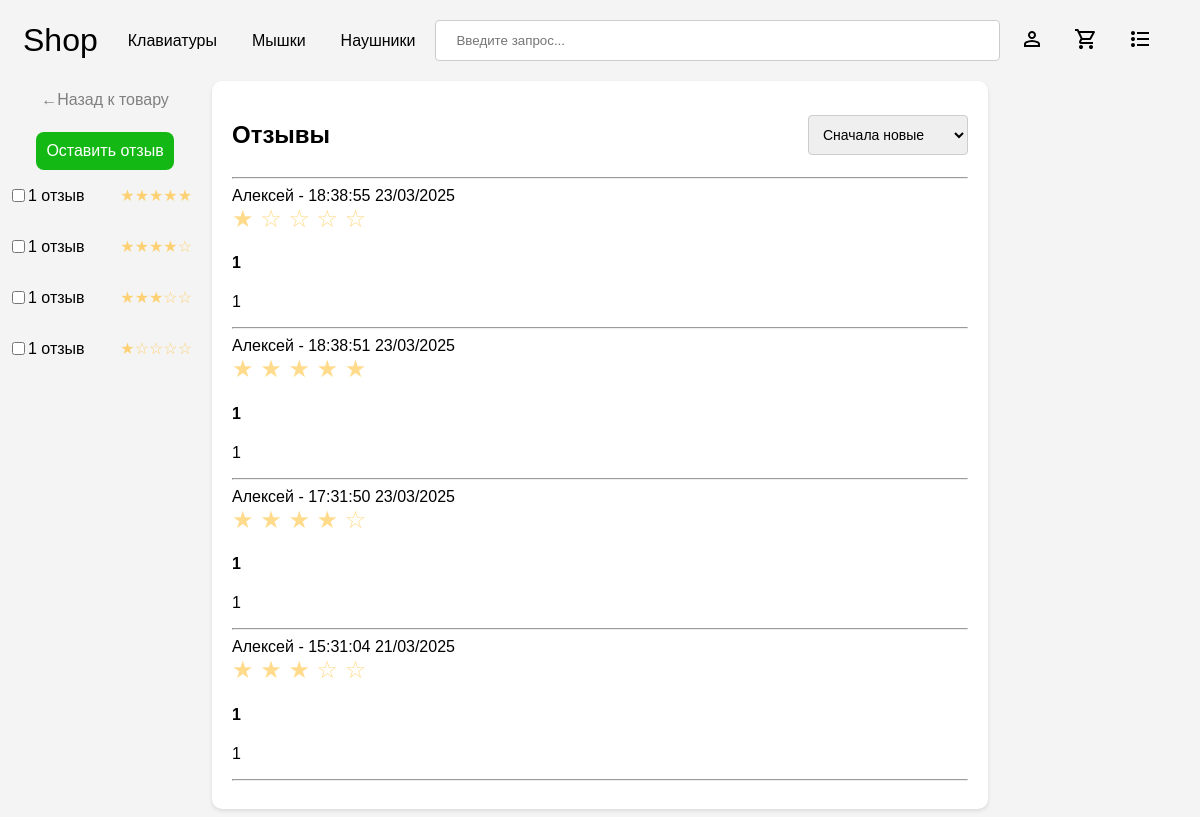
The page /reviews/23 (signed in) on the database its author committed.
### base/models.py (models this page shows, shortened)
class Review(models.Model):
    user = models.ForeignKey(User, on_delete = models.CASCADE)
    product = models.ForeignKey(Product, on_delete = models.CASCADE,null=True)
    title = models.CharField(max_length=350,null=True)
    rating = models.IntegerField(validators=[MinValueValidator(1), MaxValueValidator(5)], null=True)
    body = models.TextField(null = True, blank = True)
    updated = models.DateTimeField(auto_now = True)
    created = models.DateTimeField(auto_now_add = True)
    class Meta:
        ordering = ['-updated','-created']

class User(AbstractUser):
    email = models.EmailField(null=True, unique=True)
    phone_number = models.CharField(
        max_length=20,
        validators=[phone_regex],
        null = True,
        blank=False
    )
    username = models.CharField(max_length=100, blank = True, null = True)
    USERNAME_FIELD = 'email'
    REQUIRED_FIELDS = []

### base/views.py (the view)
# urls.py: path('reviews/<str:pk>', views.reviews, name='product-reviews'),
def reviews(request, pk):
    product = Product.objects.get(id = pk)
    q = request.GET.get('stars', '')
    sort = request.GET.get('sort', '-created')
    q = list(map(int, q))
    if q:
        reviews = product.review_set.filter(rating__in=q).order_by(sort)
    else:
        reviews = product.review_set.all().order_by(sort)
    star_reviews = [product.review_set.filter(rating=i).count() for i in range(5, 0,-1)]
    context = {'reviews':reviews, "product":product, 'star_reviews':star_reviews, 'sort':sort}
    if request.headers.get('X-Requested-With') == 'XMLHttpRequest':
        html = render(request,'reviews_innerHTML.html',context)
        return JsonResponse({'html':html.content.decode('utf-8')})
    else:
        return render(request, 'reviews.html', context)

### base/context_processors.py (called while the page is built)
def cart_item_count(request):
    cart_count = 0
    cart = None
    if request.user.is_authenticated:
        cart,_ = Cart.objects.get_or_create(user=request.user, status = '-')
    elif request.session.session_key != None:
        cart,_ = Cart.objects.get_or_create(session_key=request.session.session_key,status = '-')
    if cart:
        cart_products = CartItem.objects.filter(cart=cart)
        if cart_products.exists():
            cart_count = cart_products.aggregate(Sum('quantity'))['quantity__sum']
        else:
            cart_count = 0
    return {'cart_item_count': cart_count}

### base/templatetags/custom_filters.py (called while the page is built)
@register.filter
def module(number):
    return number%10

### templates/reviews.html (shortened to what this page needs)
<!DOCTYPE html>
{% load static %}
{% load custom_filters %}
<html lang="en">
<head>
  {% load static %}
</head>
<body>
{% include 'navbar.html'%}
<div class="review-page-wrapper">
    <div class="review-button-wrapper">
        <div class="back-button-wrapper">
            <a class="back-button-link" href="{% url 'info' pk=product.id %}">←Назад к товару</a>
        </div>
        {% if request.user.is_staff == False %}
            <a href="{% url 'post-review' product.id %}" class="leave-review-button">Оставить отзыв</a>
        {% endif %}
        <div class="star-filter">
            {% if star_reviews.0 > 0 %}
            <label>
                <input onchange="filterReviews()" type="checkbox" class="star-filter-input" value=5> {{ star_reviews.0 }} {% if star_reviews.0|module == 1 %} отзыв {% elif star_reviews.0|module > 1  and star_reviews.0|module < 5 %} отзыва {% else %} отзывов {% endif %} <p class="stars">★★★★★</p>
            </label>
            {% endif %}
            {% if star_reviews.1 > 0 %}
            <label>
                <input type="checkbox" onchange="filterReviews()" class="star-filter-input" value=4> {{ star_reviews.1 }} {% if star_reviews.1|module == 1 %} отзыв {% elif star_reviews.1|module > 1  and star_reviews.1|module < 5 %} отзыва {% else %} отзывов {% endif %} <p class="stars">★★★★☆</p>
            </label>
            {% endif %}
            {% if star_reviews.2 > 0 %}
            <label>
                <input type="checkbox" onchange="filterReviews()" class="star-filter-input" value=3> {{ star_reviews.2 }} {% if star_reviews.2|module == 1 %} отзыв {% elif star_reviews.2|module > 1  and star_reviews.2|module < 5 %} отзыва {% else %} отзывов {% endif %} <p class="stars">★★★☆☆</p>
            </label>
            {% endif %}
            {% if star_reviews.4 > 0 %}
            <label>
                <input type="checkbox" onchange="filterReviews()" class="star-filter-input" value=1> {{ star_reviews.4 }} {% if star_reviews.4|module == 1 %} отзыв {% elif star_reviews.4|module > 1  and star_reviews.4|module < 5 %} отзыва {% else %} отзывов {% endif %} <p class="stars">★☆☆☆☆</p>
            </label>
            {% endif %}
        </div>
    </div>
    <div class="review-wrapper">
        <div class="review-title">
            <h2>Отзывы</h2>
            <select class="sort" onchange="filterReviews()">
                <option {% if sort == '-created' %} selected{% endif %} value="-created">
                    Сначала новые
                </option>
            </select>
        </div>
        <hr>
        <div class="review-list">
            {% include 'reviews_innerHTML.html' %}
        </div>
    </div>
</div>
</body>
</html>

### templates/reviews_innerHTML.html (shortened to what this page needs)
{% load static %}
{% load custom_filters %}
{% for review in reviews %}
    <div class="review-content">
        <div class="review-header">
            <div class="review-user">
                {{ review.user.first_name }} -
                {{ review.created|date:"H:i:s d/m/Y" }}
            </div>
        </div>
        <div class="rating">
            {% for i in '12345'|make_list %}
                {% if forloop.counter <= review.rating %}
                    <span>★</span>
                {% else %}
                    <span>☆</span>
                {% endif %}
            {% endfor %}
        </div>
        <h4>{{ review.title }}</h4>
        <p class="review-body">{{ review.body }}</p>
        <hr>
    </div>
{% endfor %}

### templates/reviews.html (style rules this page uses)
body { font-family: Arial, Helvetica, sans-serif; background-color: #f4f4f4; }
.review-wrapper { padding: 20px; background-color: white; max-width: 100%; border-radius: 10px; box-shadow: 0 2px 4px rgba(0, 0, 0, 0.1); box-sizing: border-box; }
.review-page-wrapper { display: grid; grid-template-columns: 1fr 4fr 1fr; grid-gap: 10px; }
.review-title { display: flex; flex-direction: line; align-items: center; }
.sort { margin-left: auto; font-size: 14px; margin-right: 0; padding: 10px; max-height: 40px; border: 1px solid #ccc; border-radius: 4px; }
.review-button-wrapper { text-align: center; }
.leave-review-button { text-decoration: none; color: white; background-color: #14b814; padding: 10px; display: inline-block; border-radius: 8px; margin-top:23px; }
.review-body { overflow-wrap: break-word; word-break: break-all; }
.review-content { overflow-wrap: break-word; word-wrap: break-word; hyphens: auto }
.rating { color: #FFDB8B; font-size: 24px; }
.back-button-wrapper { margin-top: 10px; }
.back-button-link { text-decoration: none; color:gray; }
.star-filter label { display: flex; align-items: center; }
.stars { color:#fdd173; display: block; margin-left:auto; margin-right: 10px; }

### rows shown on the page
Review: user.first_name "Алексей", created "18:38:55 23/03/2025", rating 1 (drawn), title "1", body "1"
Review: user.first_name "Алексей", created "18:38:51 23/03/2025", rating 5 (drawn), title "1", body "1"
Review: user.first_name "Алексей", created "17:31:50 23/03/2025", rating 4 (drawn), title "1", body "1"
Review: user.first_name "Алексей", created "15:31:04 21/03/2025", rating 3 (drawn), title "1", body "1"

### other values the page prints
{{ star_reviews.0 }} "1"
{{ star_reviews.1 }} "1"
{{ star_reviews.2 }} "1"
{{ star_reviews.4 }} "1"
